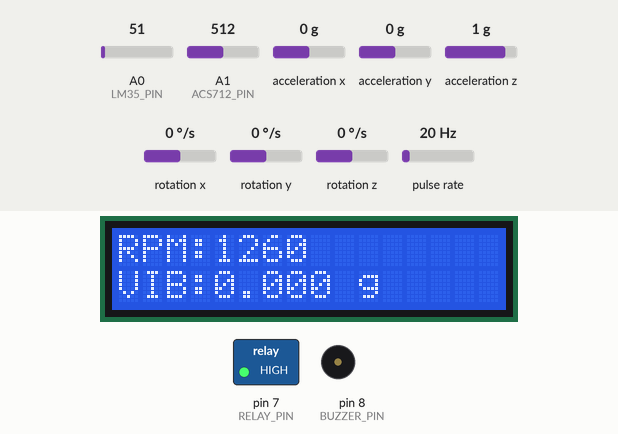
This sketch was run on a simulated Arduino Uno, built with avr-gcc and run on an emulated ATmega328P. Shown: 16×2 character LCD, switched loads named in the sketch (green lamp = pin HIGH), buzzer (waves = sounding). Wiring (inferred from the names in the program): pulse sensor: data pin 2; MPU-6050 motion sensor at I2C address 0x68. Inputs (shaded band) come from the test bench; at power-on: pulse rate 20 Hz, A0 (LM35_PIN) = 51, acceleration x 0 g, A1 (ACS712_PIN) = 512, acceleration y 0 g, acceleration z 1 g, rotation x 0 °/s, rotation y 0 °/s, rotation z 0 °/s. What the sketch prints to the serial monitor is not drawn.

Above: at 5.2 s.
5.3 s: pulse rate (sensor on pin 2) set to 0 Hz
At 7.1 s:
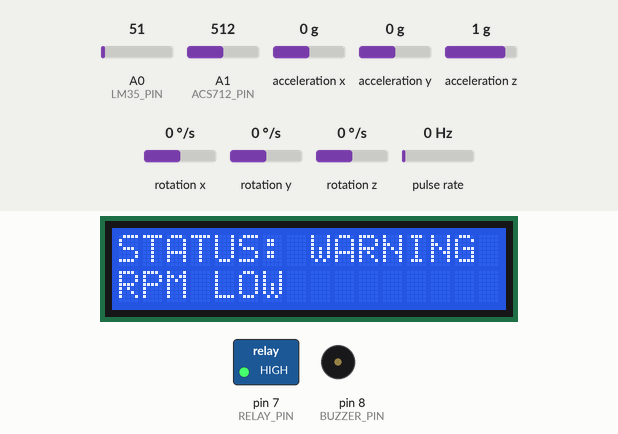
8.3 s: pulse rate (sensor on pin 2) set to 4 Hz
At 9.5 s:
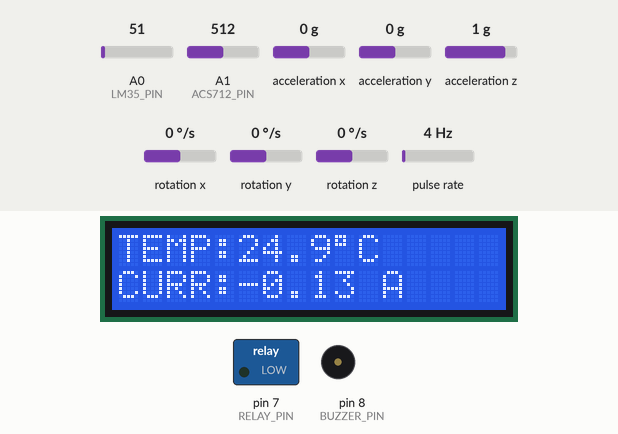
11.3 s: A0 (LM35_PIN) set to 86
14.3 s: A0 (LM35_PIN) set to 99
At 15.2 s:
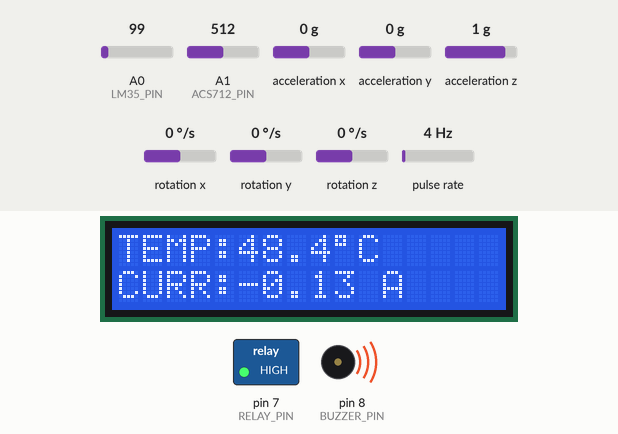
16.3 s: acceleration x set to -1.4 g
At 17.2 s:
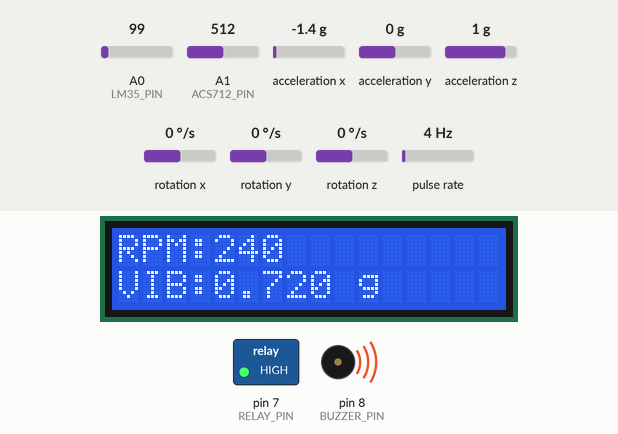
19.3 s: A1 (ACS712_PIN) set to 716
At 21.68 s:
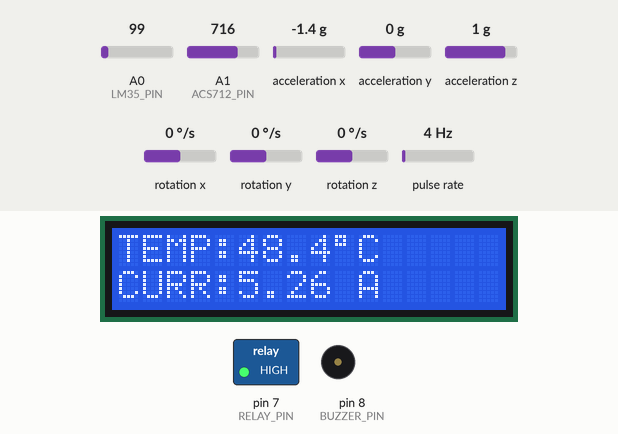
Timing chart, 0 to 23.3 s (numbered marks = the images above; inputs shaded):
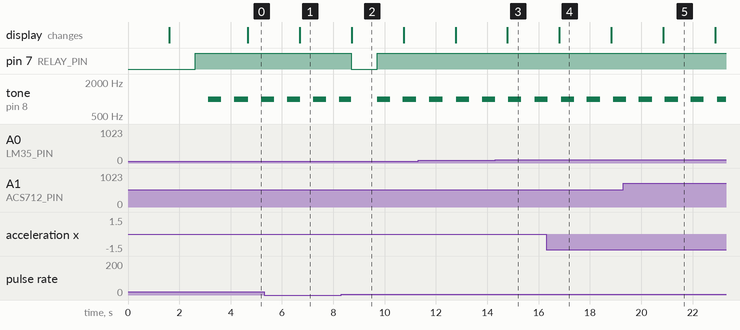

Measured:
- the behaviour switches between 92 and 93 on A0 (LM35_PIN) (found by bisection; images 2 and 3)
- after the input at 5.3 s, the display: changes after 1.4 s (image 1)
- after the input at 8.3 s, pin 7 (RELAY_PIN): HIGH → LOW after 0.39 s, → HIGH 1.0 s later
- after the input at 14.3 s, the display: changes after 0.49 s (image 3)
- by itself, tone on pin 8 (BUZZER_PIN): alternates 1000 Hz for 0.51 s and silent for 0.50 s
- what the display in image 2 shows lasts 2.0 s, from 8.7 s to 10.7 s

The sketch:

Motor_Monitoring.ino
```cpp
#include <Wire.h>
#include <LiquidCrystal_I2C.h>
#include <math.h>

// =====================================================
// MOTOR MONITORING SYSTEM
// Arduino Uno
// =====================================================

// =====================================================
// PIN DEFINITIONS
// =====================================================

const int LM35_PIN   = A0;
const int ACS712_PIN = A1;

const int HALL_PIN   = 2;
const int RELAY_PIN  = 7;
const int BUZZER_PIN = 8;

// =====================================================
// I2C DEVICES
// =====================================================

const int MPU_ADDR = 0x68;
LiquidCrystal_I2C lcd(0x27, 16, 2);

// =====================================================
// EASY-TO-CHANGE ALARM THRESHOLDS
// =====================================================

const float TEMP_LIMIT      = 45.0;   // °C
const float CURRENT_LIMIT   = 0.50;   // A
const float RPM_LOW_LIMIT   = 90.0;   // RPM
const float RPM_HIGH_LIMIT  = 150.0;  // RPM
const float VIBRATION_LIMIT = 0.800;  // g

// =====================================================
// ACS712 CALIBRATION
// =====================================================

const float ACS_OFFSET      = 2.526;  // Zero-current voltage
const float ACS_SENSITIVITY = 0.185; // V/A

// =====================================================
// MPU6050 VARIABLES
// =====================================================

int16_t AcX, AcY, AcZ;
int16_t Tmp;
int16_t GyX, GyY, GyZ;

float vibration = 0.0;

// =====================================================
// RPM VARIABLES
// =====================================================

volatile unsigned long pulseCount = 0;

unsigned long previousRPMTime = 0;
float rpm = 0.0;

// =====================================================
// SENSOR VALUES
// =====================================================

float temperature = 0.0;
float current = 0.0;

// =====================================================
// STATUS
// =====================================================

bool warning = false;

// =====================================================
// LCD PAGE CONTROL
// =====================================================

unsigned long previousLCDTime = 0;

const unsigned long LCD_PAGE_TIME = 2000;

int lcdPage = 0;

// =====================================================
// BUZZER CONTROL
// =====================================================

unsigned long previousBuzzerTime = 0;

bool buzzerState = false;

const unsigned long BUZZER_INTERVAL = 500;

// =====================================================
// RELAY CONTROL
// =====================================================

const int RELAY_ON  = HIGH;
const int RELAY_OFF = LOW;

// =====================================================
// HALL SENSOR INTERRUPT
// =====================================================

void hallPulse()
{
  pulseCount++;
}

// =====================================================
// SETUP
// =====================================================

void setup()
{
  Serial.begin(115200);

  // -------------------------
  // Pin setup
  // -------------------------

  pinMode(HALL_PIN, INPUT_PULLUP);

  pinMode(BUZZER_PIN, OUTPUT);
  pinMode(RELAY_PIN, OUTPUT);

  digitalWrite(RELAY_PIN, RELAY_OFF);
  noTone(BUZZER_PIN);

  // -------------------------
  // Hall sensor interrupt
  // -------------------------

  attachInterrupt(
    digitalPinToInterrupt(HALL_PIN),
    hallPulse,
    FALLING
  );

  // -------------------------
  // I2C
  // -------------------------

  Wire.begin();

  // -------------------------
  // LCD
  // -------------------------

  lcd.init();
  lcd.backlight();

  lcd.clear();
  lcd.setCursor(0, 0);
  lcd.print("MOTOR MONITOR");
  lcd.setCursor(0, 1);
  lcd.print("Starting...");

  delay(1500);

  // -------------------------
  // MPU6050 wake-up
  // -------------------------

  Wire.beginTransmission(MPU_ADDR);
  Wire.write(0x6B);
  Wire.write(0x00);

  byte error = Wire.endTransmission();

  lcd.clear();

  if (error == 0)
  {
    Serial.println("MPU6050 detected at 0x68");

    lcd.setCursor(0, 0);
    lcd.print("MPU6050 OK");
  }
  else
  {
    Serial.println("MPU6050 communication error!");

    lcd.setCursor(0, 0);
    lcd.print("MPU ERROR");
  }

  delay(1000);

  // -------------------------
  // Serial startup message
  // -------------------------

  Serial.println();
  Serial.println("================================");
  Serial.println("     MOTOR MONITORING SYSTEM");
  Serial.println("================================");

  Serial.println("Thresholds:");
  Serial.print("Temperature : ");
  Serial.print(TEMP_LIMIT);
  Serial.println(" C");

  Serial.print("Current     : ");
  Serial.print(CURRENT_LIMIT);
  Serial.println(" A");

  Serial.print("RPM Low     : ");
  Serial.print(RPM_LOW_LIMIT);
  Serial.println(" RPM");

  Serial.print("RPM High    : ");
  Serial.print(RPM_HIGH_LIMIT);
  Serial.println(" RPM");

  Serial.print("Vibration   : ");
  Serial.print(VIBRATION_LIMIT);
  Serial.println(" g");

  Serial.println("================================");
  Serial.println();

  previousRPMTime = millis();
  previousLCDTime = millis();
  previousBuzzerTime = millis();
}

// =====================================================
// READ MPU6050
// =====================================================

void readMPU6050()
{
  Wire.beginTransmission(MPU_ADDR);
  Wire.write(0x3B);

  if (Wire.endTransmission(false) != 0)
  {
    return;
  }

  Wire.requestFrom(MPU_ADDR, 14, true);

  if (Wire.available() >= 14)
  {
    AcX = Wire.read() << 8 | Wire.read();
    AcY = Wire.read() << 8 | Wire.read();
    AcZ = Wire.read() << 8 | Wire.read();

    // Temperature register
    Tmp = Wire.read() << 8 | Wire.read();

    // Gyroscope
    GyX = Wire.read() << 8 | Wire.read();
    GyY = Wire.read() << 8 | Wire.read();
    GyZ = Wire.read() << 8 | Wire.read();

    // Convert acceleration to g
    float ax = AcX / 16384.0;
    float ay = AcY / 16384.0;
    float az = AcZ / 16384.0;

    // Calculate total acceleration
    float accelerationMagnitude =
      sqrt(
        ax * ax +
        ay * ay +
        az * az
      );

    // Simple vibration indicator
    vibration = fabs(accelerationMagnitude - 1.0);
  }
}

// =====================================================
// READ TEMPERATURE
// =====================================================

void readTemperature()
{
  int tempADC = analogRead(LM35_PIN);

  float tempVoltage =
    tempADC * (5.0 / 1023.0);

  temperature =
    tempVoltage * 100.0;
}

// =====================================================
// READ CURRENT
// =====================================================

void readCurrent()
{
  int currentADC = analogRead(ACS712_PIN);

  float currentVoltage =
    currentADC * (5.0 / 1023.0);

  current =
    (currentVoltage - ACS_OFFSET)
    / ACS_SENSITIVITY;

  // Remove very small zero-current noise
  if (fabs(current) < 0.05)
  {
    current = 0.0;
  }
}

// =====================================================
// CALCULATE RPM
// =====================================================

void calculateRPM()
{
  unsigned long currentTime = millis();

  if (currentTime - previousRPMTime >= 1000)
  {
    noInterrupts();

    unsigned long pulses = pulseCount;
    pulseCount = 0;

    interrupts();

    // One pulse = one revolution
    rpm = pulses * 60.0;

    previousRPMTime = currentTime;

    // -------------------------
    // Serial output
    // -------------------------

    Serial.println();
    Serial.println("========== MOTOR DATA ==========");

    Serial.print("Temperature : ");
    Serial.print(temperature, 1);
    Serial.println(" C");

    Serial.print("Current     : ");
    Serial.print(current, 2);
    Serial.println(" A");

    Serial.print("RPM         : ");
    Serial.print(rpm, 0);
    Serial.println(" RPM");

    Serial.print("Vibration   : ");
    Serial.print(vibration, 3);
    Serial.println(" g");

    Serial.print("Hall Pulses : ");
    Serial.println(pulses);

    Serial.print("Status      : ");

    if (warning)
    {
      Serial.println("WARNING");
    }
    else
    {
      Serial.println("NORMAL");
    }

    Serial.println("===============================");
  }
}

// =====================================================
// CHECK THRESHOLDS
// =====================================================

void checkThresholds()
{
  warning = false;

  // Temperature
  if (temperature > TEMP_LIMIT)
  {
    warning = true;
  }

  // Current
  if (current > CURRENT_LIMIT)
  {
    warning = true;
  }

  // RPM
  if (rpm < RPM_LOW_LIMIT)
  {
    warning = true;
  }

  if (rpm > RPM_HIGH_LIMIT)
  {
    warning = true;
  }

  // Vibration
  if (vibration > VIBRATION_LIMIT)
  {
    warning = true;
  }
}

// =====================================================
// CONTROL BUZZER
// =====================================================

void controlBuzzer()
{
  unsigned long currentTime = millis();

  if (warning)
  {
    if (currentTime - previousBuzzerTime >= BUZZER_INTERVAL)
    {
      previousBuzzerTime = currentTime;

      buzzerState = !buzzerState;

      if (buzzerState)
      {
        tone(BUZZER_PIN, 1000);
      }
      else
      {
        noTone(BUZZER_PIN);
      }
    }
  }
  else
  {
    noTone(BUZZER_PIN);
    buzzerState = false;
  }
}

// =====================================================
// CONTROL RELAY
// =====================================================

void controlRelay()
{
  if (warning)
  {
    digitalWrite(RELAY_PIN, RELAY_ON);
  }
  else
  {
    digitalWrite(RELAY_PIN, RELAY_OFF);
  }
}

// =====================================================
// UPDATE LCD
// =====================================================

void updateLCD()
{
  unsigned long currentTime = millis();

  if (currentTime - previousLCDTime >= LCD_PAGE_TIME)
  {
    previousLCDTime = currentTime;

    lcdPage++;

    if (lcdPage > 2)
    {
      lcdPage = 0;
    }

    lcd.clear();

    // -------------------------
    // PAGE 0
    // -------------------------

    if (lcdPage == 0)
    {
      lcd.setCursor(0, 0);
      lcd.print("TEMP:");

      lcd.print(temperature, 1);
      lcd.print((char)223);
      lcd.print("C");

      lcd.setCursor(0, 1);
      lcd.print("CURR:");

      lcd.print(current, 2);
      lcd.print(" A");
    }

    // -------------------------
    // PAGE 1
    // -------------------------

    else if (lcdPage == 1)
    {
      lcd.setCursor(0, 0);
      lcd.print("RPM:");

      lcd.print(rpm, 0);

      lcd.setCursor(0, 1);
      lcd.print("VIB:");

      lcd.print(vibration, 3);
      lcd.print(" g");
    }

    // -------------------------
    // PAGE 2
    // -------------------------

    else if (lcdPage == 2)
    {
      lcd.setCursor(0, 0);

      if (warning)
      {
        lcd.print("STATUS: WARNING");
      }
      else
      {
        lcd.print("STATUS: NORMAL");
      }

      lcd.setCursor(0, 1);

      if (temperature > TEMP_LIMIT)
      {
        lcd.print("TEMP HIGH");
      }
      else if (current > CURRENT_LIMIT)
      {
        lcd.print("CURRENT HIGH");
      }
      else if (rpm < RPM_LOW_LIMIT)
      {
        lcd.print("RPM LOW");
      }
      else if (rpm > RPM_HIGH_LIMIT)
      {
        lcd.print("RPM HIGH");
      }
      else if (vibration > VIBRATION_LIMIT)
      {
        lcd.print("VIBRATION HIGH");
      }
      else
      {
        lcd.print("ALL OK");
      }
    }
  }
}

// =====================================================
// MAIN LOOP
// =====================================================

void loop()
{
  // Read sensors
  readTemperature();
  readCurrent();
  readMPU6050();

  // Calculate RPM
  calculateRPM();

  // Check thresholds
  checkThresholds();

  // Control outputs
  controlBuzzer();
  controlRelay();

  // Update LCD
  updateLCD();

  // Small delay for stable sensor reading
  delay(20);
}
```
